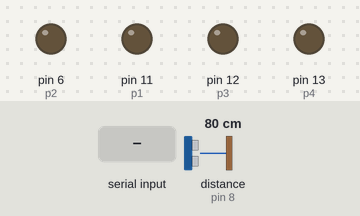
The sketch below on a simulated Arduino Uno, built with avr-gcc and run on an emulated ATmega328P. Parts: output pins drawn as LEDs (lit = HIGH). Dashed ring = blinking. The test bench sets the inputs (shaded band); at power-on: distance to the obstacle (sensor on pin 8) 80 cm. The echo pulse lasts 58.3 µs per cm; pins used as bus, display or sensor lines are not drawn.

Above: at 1.2 s.
1.3 s: "f" received over Serial
At 3.5 s:
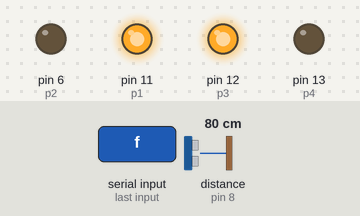
3.8 s: distance to the obstacle (sensor on pin 8) set to 18 cm
5.3 s: distance to the obstacle (sensor on pin 8) set to 14 cm
At 6.45 s:
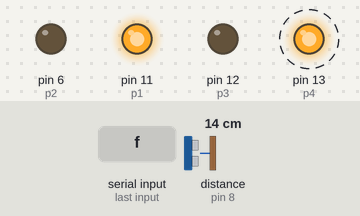
Timing chart, 0 to 14.3 s (numbered marks = the images above; inputs shaded):
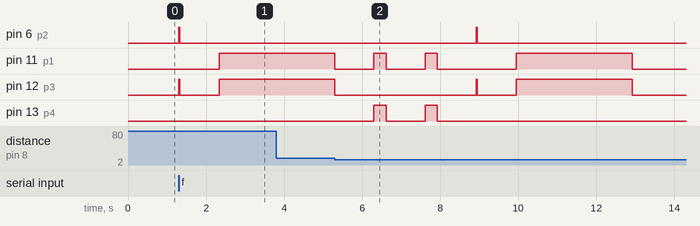

Measured:
- the behaviour switches between 17 and 16 cm on distance to the obstacle (sensor on pin 8) (found by bisection; images 1 and 2)
- after the input at 1.3 s, pin 6 (p2): LOW → HIGH at once, → LOW 0.03 s later; pin 11 (p1): LOW → HIGH after 1.0 s; pin 12 (p3): LOW → HIGH at once, → LOW 0.03 s later, → HIGH 1.0 s later
- after the input at 3.8 s, every drawn part: stays the same
- after the input at 5.3 s, pin 6 (p2): LOW → HIGH after 3.6 s, → LOW 0.03 s later; pin 11 (p1): goes LOW 1.0 s, HIGH 0.31 s, LOW 1.0 s, HIGH 0.31 s, LOW 2.0 s, HIGH 3.0 s, then LOW, starting at once

The sketch:

phototron.ino
```cpp
const int p1=11;
const int p2=6;
const int p3=12;
const int p4=13;
const int trig=9;
const int echo=8;
const int t=310;//time for turning
 unsigned long currentmillis;
 unsigned long startmillis;
 unsigned long d;

int dis()//ultrasonic sensor
{
 digitalWrite(trig,LOW);
  delayMicroseconds(2);

  digitalWrite(trig, HIGH);
  delayMicroseconds(10);
  digitalWrite(trig,LOW);

  long duration=pulseIn(echo,HIGH);

  int dist= (duration*0.034)/2;
  return dist;

}
void rn()//forward
{
  digitalWrite(p1,HIGH);
  digitalWrite(p2,LOW);
  digitalWrite(p3,HIGH);
  digitalWrite(p4,LOW);

}
void stp()//stop
{
  digitalWrite(p1,LOW);
  digitalWrite(p2,LOW);
  digitalWrite(p3,LOW);
  digitalWrite(p4,LOW);
}

void turn()//turn
{
  digitalWrite(p1,HIGH);
  digitalWrite(p2,LOW);
  digitalWrite(p3,LOW);
  digitalWrite(p4,HIGH);

}
void aturn()//turn
{
  digitalWrite(p1,LOW);
  digitalWrite(p2,HIGH);
  digitalWrite(p3,HIGH);
  digitalWrite(p4,LOW);

}
void setup() {
  //motors setup
  pinMode(p1,OUTPUT);
  pinMode(p2,OUTPUT);
  pinMode(p3,OUTPUT);
  pinMode(p4,OUTPUT);
  pinMode(trig, OUTPUT);
  pinMode(echo, INPUT);
 Serial.begin(9600);

}


void loop() {
  // SERIAL COMMUNICATION
  if(Serial.available())
 {
  char c=Serial.read();
  if(c=='f')
  {
   aturn();
   delay(30);
   stp();
   delay(1000);
   startmillis=millis();
   while(dis()>15)
   {
    rn();
   }

    currentmillis=millis();
    stp();
    delay(1000);
    turn();
    delay(t);
    stp();
    delay(1000);
    turn();
    delay(t);
    stp();
    delay(1000);
    aturn();
   delay(30);
   stp();
   delay(1000);

 d=currentmillis-startmillis;
   rn();//use millis here
   delay(d);
   stp();
  }
   else
   if(c=='s')
   stp();//stop
   else if(c=='t')//turn
   {
    turn();
    delay(t);
    stp();
    Serial.write('k');
   }
 }

}
```
